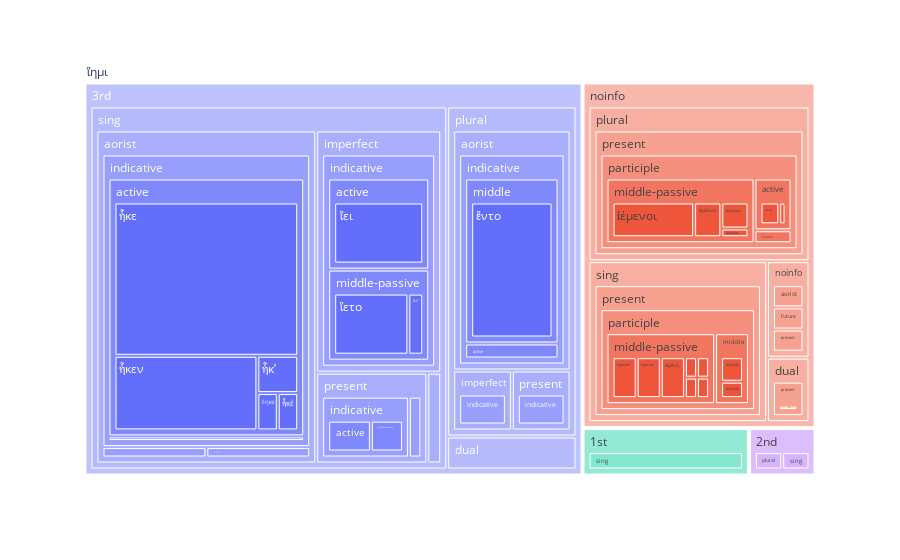
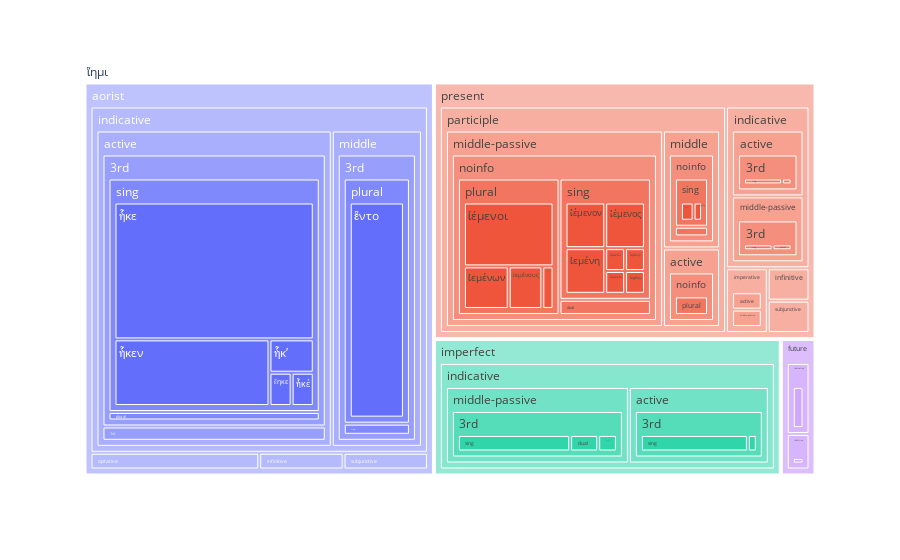
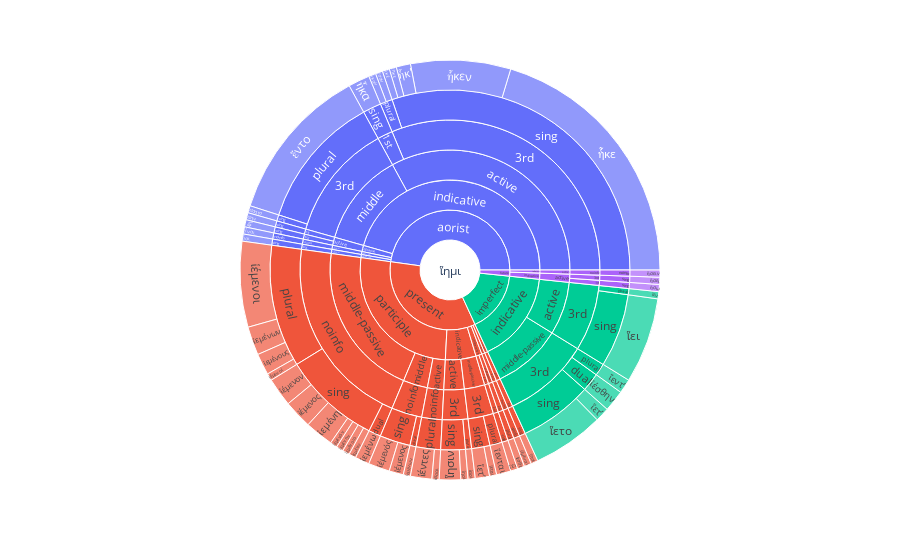
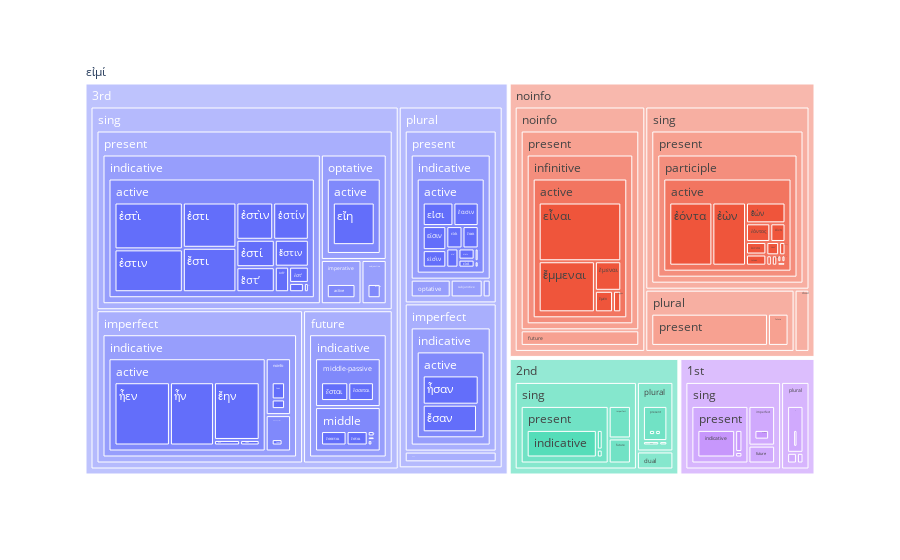

The code cell stored with these charts, in order, in its notebook:
### Code cell
import pandas as pd
import plotly.express as px

numbers = {'s':'sing', 'd': 'dual', 'p':'plural','-':'noinfo','_':'noinfo'}
persons = {'1':'1st', '2': '2nd', '3':'3rd','-':'noinfo','_':'noinfo'}
tenses = {'p':'present','f':'future', 'i':'imperfect','a':'aorist','r':'perfect','l':'pluperfect','t':'future perfect','-':'noinfo','_':'noinfo'}
voices = {'a':'active','m':'middle','p':'passive', 'i':'imperfect','e':'middle-passive','-':'noinfo','_':'noinfo'}
moods = {'i':'indicative','s':'subjunctive', 'o':'optative','m':'imperative','p':'participle','n':'infinitive','-':'noinfo','_':'noinfo'}

def vizword(lem):
    formtable = []
    workdict = lemma2forms[lem]
    for foo in workdict:
        postag,curform = foo.split()
    #print(postag)
        posargs = re.search('^(.)(.)(.)(.)(.)(.)',postag)
    #print(posargs[2])
        formtable.append([persons[posargs[2]],numbers[posargs[3]],tenses[posargs[4]],moods[posargs[5]],voices[posargs[6]],curform,workdict[foo]])
#print(formtable)

    labels = ['person','number','tense','mood','voice','form','freq']
    df = pd.DataFrame(formtable,columns=labels)
#print(df)

    fig3x = px.treemap(df, path=[px.Constant(lem),'person','number', 'tense', 'mood','voice','form'], values='freq')
    fig3x.show()
    fig3y = px.treemap(df, path=[px.Constant(lem), 'tense', 'mood','voice','person','number','form'], values='freq')
    fig3y.show()
    fig3z = px.sunburst(df, path=[px.Constant(lem), 'tense', 'mood','voice','person','number','form'], values='freq')
    fig3z.show()
    
    
   
vizword('ἵημι')   
vizword('εἰμί')
vizword('ποιέω')

### Figure 1 — Plotly figure (JSON) as saved in the notebook; plotly's stock layout.template omitted (floating-point values rounded to 4 significant figures; data arrays with more than 128 entries replaced by an {"elided": "..."} marker saying what was removed)
{"data": [{"branchvalues": "total", "domain": {"x": [0, 1], "y": [0, 1]}, "hovertemplate": "labels=%{label}<br>freq=%{value}<br>parent=%{parent}<br>id=%{id}<extra></extra>", "ids": {"elided": "136 str values"}, "labels": {"elided": "136 str values"}, "name": "", "parents": {"elided": "136 str values"}, "type": "treemap", "values": {"elided": "136 int values"}}], "layout": {"legend": {"tracegroupgap": 0}, "margin": {"t": 60}}}

### Figure 2 — Plotly figure (JSON) as saved in the notebook; plotly's stock layout.template omitted (floating-point values rounded to 4 significant figures; data arrays with more than 128 entries replaced by an {"elided": "..."} marker saying what was removed)
{"data": [{"branchvalues": "total", "domain": {"x": [0, 1], "y": [0, 1]}, "hovertemplate": "labels=%{label}<br>freq=%{value}<br>parent=%{parent}<br>id=%{id}<extra></extra>", "ids": {"elided": "137 str values"}, "labels": {"elided": "137 str values"}, "name": "", "parents": {"elided": "137 str values"}, "type": "treemap", "values": {"elided": "137 int values"}}], "layout": {"legend": {"tracegroupgap": 0}, "margin": {"t": 60}}}

### Figure 3 — Plotly figure (JSON) as saved in the notebook; plotly's stock layout.template omitted (floating-point values rounded to 4 significant figures; data arrays with more than 128 entries replaced by an {"elided": "..."} marker saying what was removed)
{"data": [{"branchvalues": "total", "domain": {"x": [0, 1], "y": [0, 1]}, "hovertemplate": "labels=%{label}<br>freq=%{value}<br>parent=%{parent}<br>id=%{id}<extra></extra>", "ids": {"elided": "137 str values"}, "labels": {"elided": "137 str values"}, "name": "", "parents": {"elided": "137 str values"}, "type": "sunburst", "values": {"elided": "137 int values"}}], "layout": {"legend": {"tracegroupgap": 0}, "margin": {"t": 60}}}

### Figure 4 — Plotly figure (JSON) as saved in the notebook; plotly's stock layout.template omitted (floating-point values rounded to 4 significant figures; data arrays with more than 128 entries replaced by an {"elided": "..."} marker saying what was removed)
{"data": [{"branchvalues": "total", "domain": {"x": [0, 1], "y": [0, 1]}, "hovertemplate": "labels=%{label}<br>freq=%{value}<br>parent=%{parent}<br>id=%{id}<extra></extra>", "ids": {"elided": "290 str values"}, "labels": {"elided": "290 str values"}, "name": "", "parents": {"elided": "290 str values"}, "type": "treemap", "values": {"elided": "290 int values"}}], "layout": {"legend": {"tracegroupgap": 0}, "margin": {"t": 60}}}
